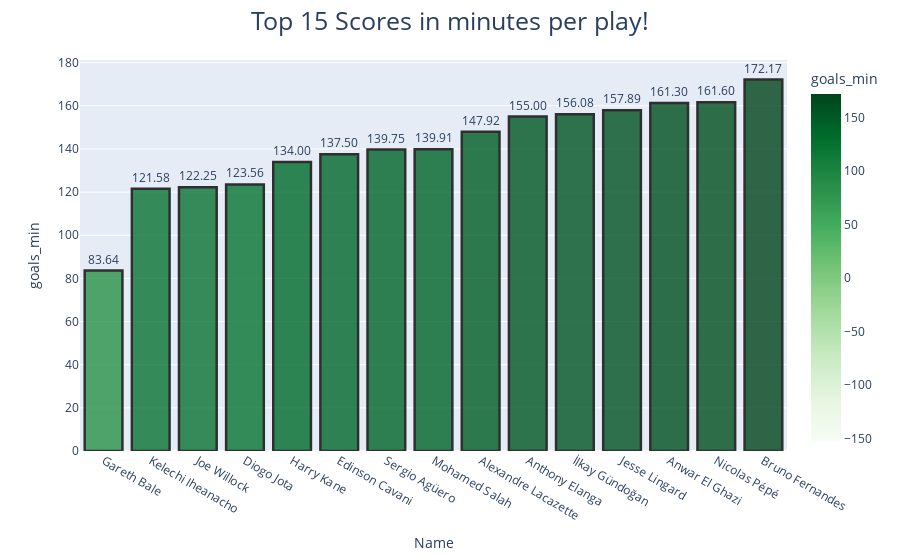

This figure's notebook cell:
### Code cell
premier['goals_min'] = premier['Mins'] / premier['Goals']
premier['goals_min'].replace(np.inf, np.nan, inplace=True)


goals_min = px.bar(data_frame=premier.nsmallest(15, 'goals_min')[['goals_min', 'Name']], 
                   x='Name', y='goals_min', color='goals_min', text='goals_min', color_continuous_scale='greens',
                  color_continuous_midpoint=10, opacity=0.8)
goals_min.update_layout(title_text='Top 15 Scores in minutes per play!', title_x=0.5, title_font=dict(size=25))
goals_min.update_traces(marker=dict(line=dict(color='#000000', width=2.5)),
                        texttemplate='%{text:.2f}',textposition='outside')
goals_min.show()

### Figure 1 — Plotly figure (JSON) as saved in the notebook; plotly's stock layout.template omitted (floating-point values rounded to 4 significant figures)
{"data": [{"hovertemplate": "Name=%{x}<br>goals_min=%{marker.color}<extra></extra>", "legendgroup": "", "marker": {"color": [83.64, 121.6, 122.2, 123.6, 134.0, 137.5, 139.8, 139.9, 147.9, 155.0, 156.1, 157.9, 161.3, 161.6, 172.2], "coloraxis": "coloraxis", "line": {"color": "#000000", "width": 2.5}, "opacity": 0.8, "pattern": {"shape": ""}}, "name": "", "orientation": "v", "showlegend": false, "text": [83.64, 121.6, 122.2, 123.6, 134.0, 137.5, 139.8, 139.9, 147.9, 155.0, 156.1, 157.9, 161.3, 161.6, 172.2], "textposition": "outside", "texttemplate": "%{text:.2f}", "type": "bar", "x": ["Gareth Bale", "Kelechi Iheanacho", "Joe Willock", "Diogo Jota", "Harry Kane", "Edinson Cavani", "Sergio Agüero", "Mohamed Salah", "Alexandre Lacazette", "Anthony Elanga", "İlkay Gündoğan", "Jesse Lingard", "Anwar El Ghazi", "Nicolas Pépé", "Bruno Fernandes"], "xaxis": "x", "y": [83.64, 121.6, 122.2, 123.6, 134.0, 137.5, 139.8, 139.9, 147.9, 155.0, 156.1, 157.9, 161.3, 161.6, 172.2], "yaxis": "y"}], "layout": {"barmode": "relative", "coloraxis": {"cmid": 10, "colorbar": {"title": {"text": "goals_min"}}, "colorscale": [[0, "rgb(247,252,245)"], [0.125, "rgb(229,245,224)"], [0.25, "rgb(199,233,192)"], [0.375, "rgb(161,217,155)"], [0.5, "rgb(116,196,118)"], [0.625, "rgb(65,171,93)"], [0.75, "rgb(35,139,69)"], [0.875, "rgb(0,109,44)"], [1, "rgb(0,68,27)"]]}, "legend": {"tracegroupgap": 0}, "margin": {"t": 60}, "title": {"font": {"size": 25}, "text": "Top 15 Scores in minutes per play!", "x": 0.5}, "xaxis": {"anchor": "y", "domain": [0, 1], "title": {"text": "Name"}}, "yaxis": {"anchor": "x", "domain": [0, 1], "title": {"text": "goals_min"}}}}
